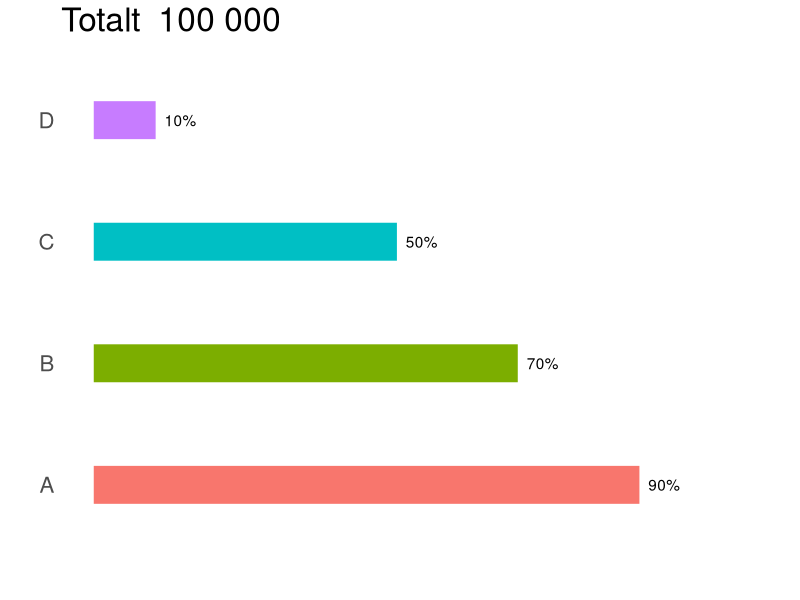

This figure's R source:
date = "2015-09-02 12:00"
caption_header = "Barchart"
caption = ""

# packages: load and if needed install
pkg <- c("dplyr", "tidyr","ggplot2")
for(i in seq_along(pkg)) {
  if(!require(pkg[i], character.only = TRUE)) {
    install.packages(pkg[i])
    library(pkg[i], character.only = TRUE)
  }
}

set.seed(123)
size <- 100000
d1 <- data_frame(A = rbinom(size, 1, 0.9),
                 B = rbinom(size, 1, 0.7),
                 C = rbinom(size, 1, 0.5),
                 D = rbinom(size, 1, 0.1)
)

# summarise individual group
d1 <-
  d1 %>%
  gather(group, n) %>%
  group_by(group) %>%
  summarise(n=sum(n)) %>%
  ungroup %>%
  mutate(p = 100 * n/size)

p <-
  ggplot(d1) + aes(x = group, y = p, label=paste0(round(p), "%")) +
  # geom_point(size=3, aes(colour=pension)) +
  geom_bar(stat="identity", aes(colour=group, fill=group), width=0.3) +
  scale_y_continuous(lim=c(0, 110)) +
  geom_text(hjust=-0.3) + coord_flip() + ylab("") + xlab("") + theme_minimal() +
  theme(panel.grid.minor=element_blank(),
        panel.grid.major=element_blank(),
        legend.position = "none",
        axis.text.x = element_blank(),
        axis.ticks = element_blank(),
        plot.title = element_text(hjust = -0.0, vjust=1),
        text = element_text(size=20)
  ) + ggtitle(paste("Totalt ", prettyNum(as.integer(size), big.mark=" ")))

plot(p)
